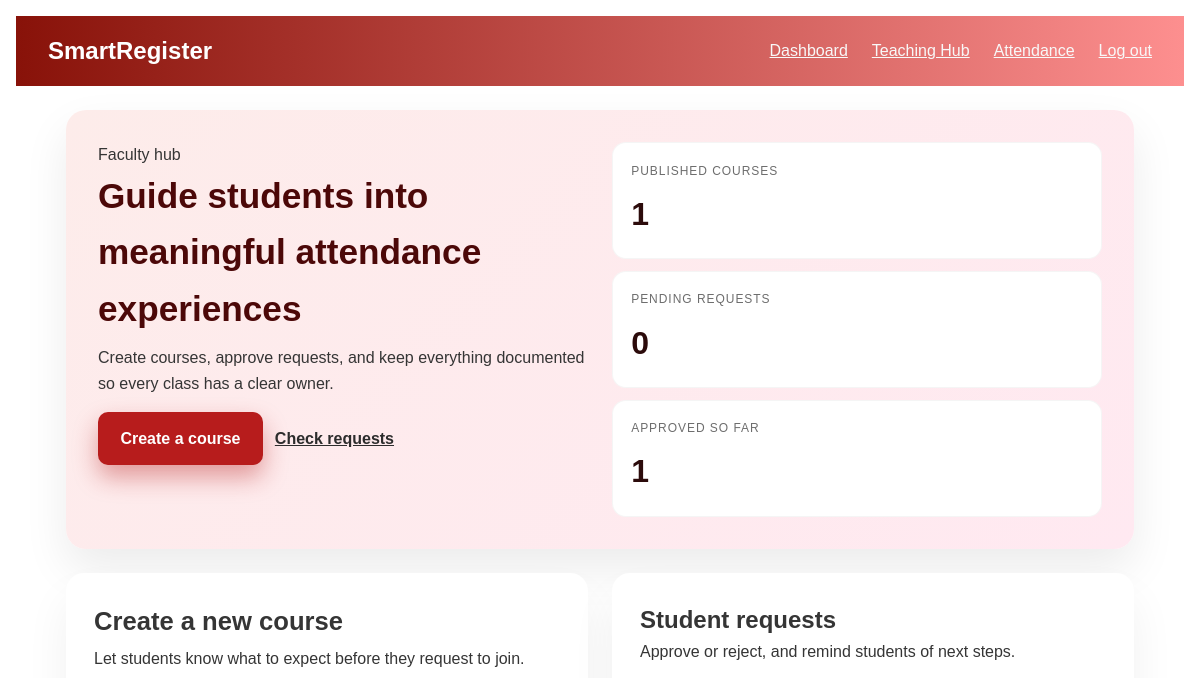
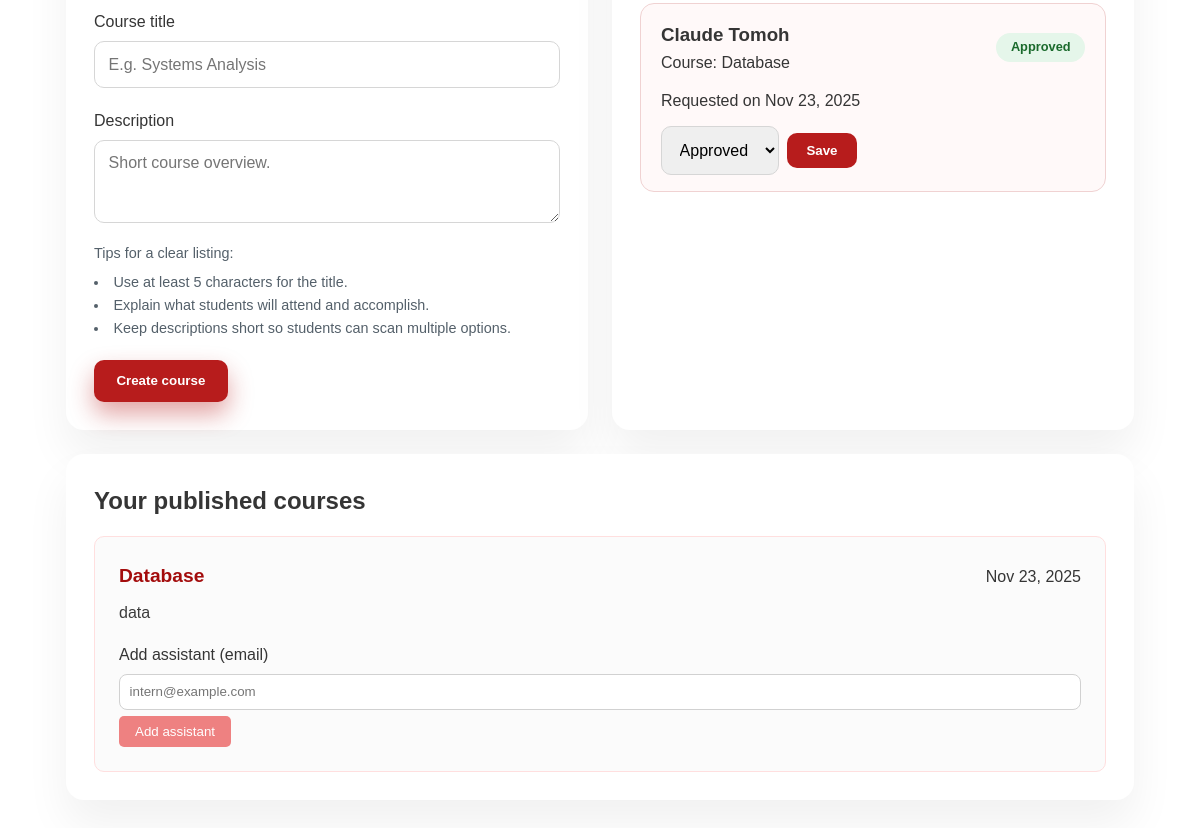
Page /faculty.php (signed in) on the earlier database version (2 pictures, top to bottom).
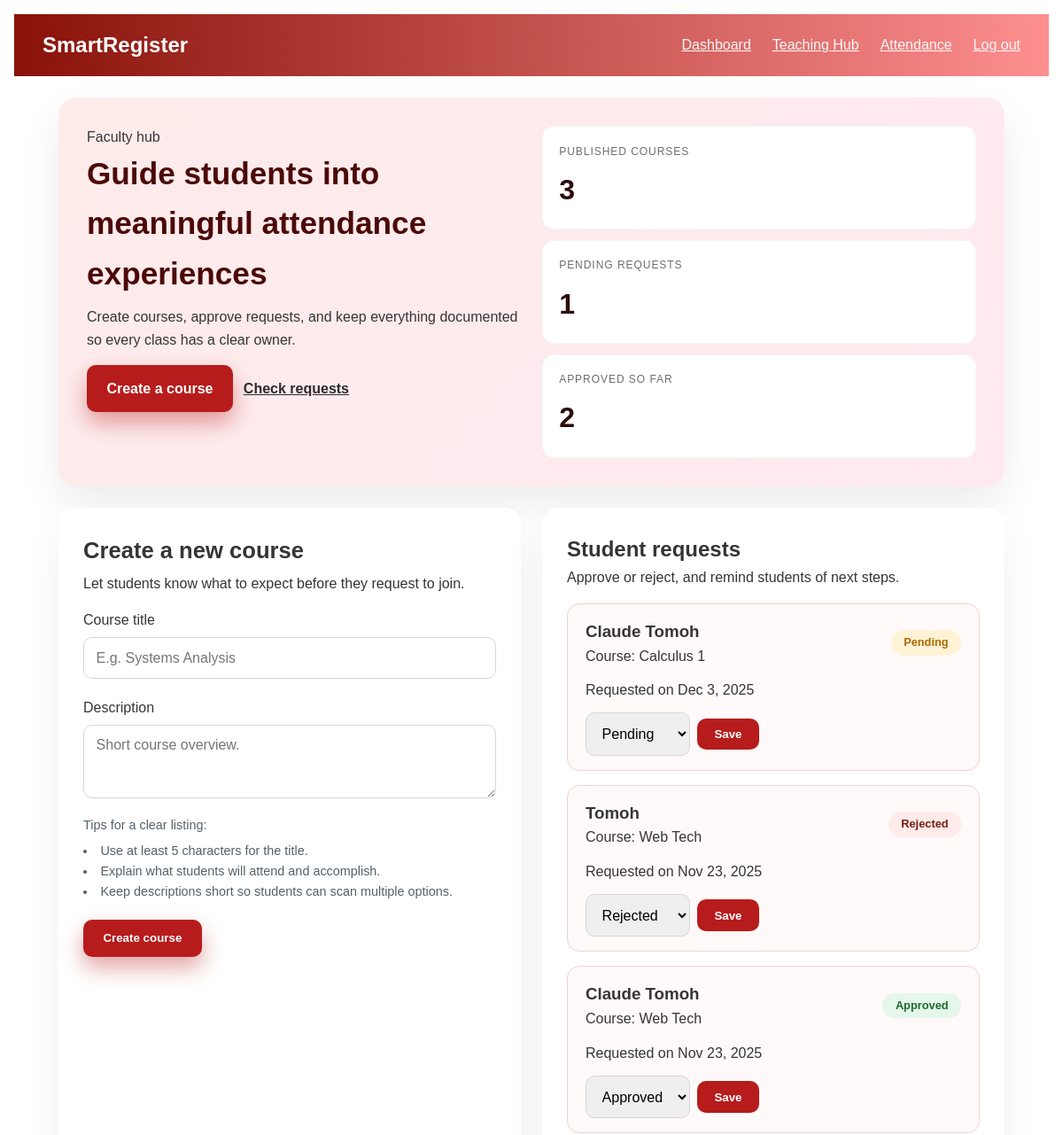
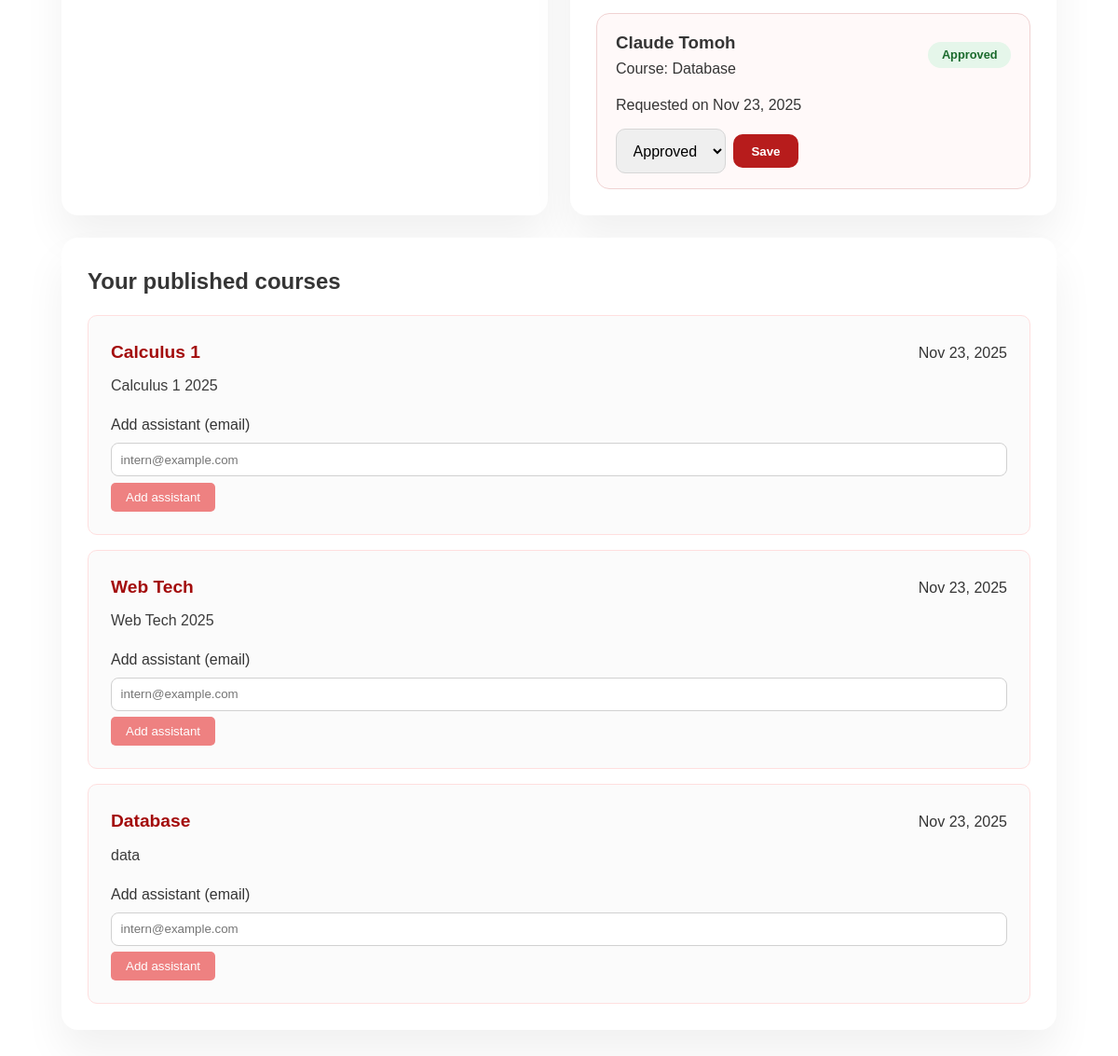
Same page on the later database version (2 pictures, top to bottom).
### tables this page shows
CREATE TABLE courses (
            id INTEGER PRIMARY KEY AUTOINCREMENT,
            title TEXT NOT NULL,
            description TEXT,
            instructor_id INTEGER NOT NULL,
            created_at TEXT NOT NULL DEFAULT CURRENT_TIMESTAMP,
            FOREIGN KEY (instructor_id) REFERENCES users(id) ON DELETE CASCADE
        );

### functions.php (called while the page is built, shortened)
<?php
function escape(string $value): string
{
    return htmlspecialchars($value, ENT_QUOTES, 'UTF-8');
}
function require_login(): array
{
    return $_SESSION['user'];
}
function require_roles(array $roles): array
{
    $user = require_login();
    return $user;
}

### faculty.php (the view, shortened to what the changed rows need)
<?php
require_once __DIR__ . '/config.php';
require_once __DIR__ . '/functions.php';
$user = require_roles(['faculty', 'intern']);
$coursesQuery = 'SELECT id, title, description, created_at FROM courses WHERE instructor_id = :instructor_id ORDER BY created_at DESC';
$courses = $pdo->prepare($coursesQuery);
$courses->execute(['instructor_id' => $user['id']]);
$courseList = $courses->fetchAll(PDO::FETCH_ASSOC);
$requests = $pdo->prepare(
    'SELECT jr.id, jr.status, jr.created_at, c.title, s.name AS student_name
     FROM join_requests jr
     JOIN courses c ON c.id = jr.course_id
     JOIN users s ON s.id = jr.student_id
     WHERE c.instructor_id = :instructor_id
     ORDER BY jr.created_at DESC'
);
$requests->execute(['instructor_id' => $user['id']]);
$requestList = $requests->fetchAll(PDO::FETCH_ASSOC);
$requestCounts = ['pending' => 0, 'approved' => 0, 'rejected' => 0];
foreach ($requestList as $request) {
    $status = $request['status'] ?? 'pending';
    $requestCounts[$status]++;
}
?>
<!DOCTYPE html>
<html lang="en">
<head>
  <link rel="stylesheet" href="style.css" />
</head>
<body>
  <main class="faculty-page">
    <section class="faculty-hero">
      <div class="hero-copy">
        <h1>Guide students into meaningful attendance experiences</h1>
      </div>
      <div class="faculty-stats">
        <article class="stat-card">
          <p class="label">Published courses</p>
          <h2><?php echo count($courseList); ?></h2>
        </article>
        <article class="stat-card">
          <p class="label">Pending requests</p>
          <h2><?php echo $requestCounts['pending']; ?></h2>
        </article>
        <article class="stat-card">
          <p class="label">Approved so far</p>
          <h2><?php echo $requestCounts['approved']; ?></h2>
        </article>
      </div>
    </section>
    <div class="faculty-layout">
      <section class="faculty-card" id="course-form">
        <div class="section-head">
          <h2>Create a new course</h2>
        </div>
      </section>
      <section class="request-board" id="requests">
        <header>
          <h2>Student requests</h2>
        </header>
        <?php if (empty($requestList)): ?>
          <p class="empty-state">No pending requests yet.</p>
        <?php else: ?>
          <div class="request-list">
            <?php foreach ($requestList as $request): ?>
              <article class="request-card">
                <div class="request-card__header">
                  <div>
                    <h3><?php echo escape($request['student_name']); ?></h3>
                    <p class="muted">Course: <?php echo escape($request['title']); ?></p>
                  </div>
                  <span class="badge badge--<?php echo escape($request['status']); ?>"><?php echo escape(ucfirst($request['status'])); ?></span>
                </div>
                <p class="muted">Requested on <?php echo date('M j, Y', strtotime($request['created_at'])); ?></p>
                <form method="POST" class="request-actions">
                  <select name="status">
                    <option value="pending" <?php echo $request['status'] === 'pending' ? 'selected' : ''; ?>>Pending</option>
                    <option value="approved" <?php echo $request['status'] === 'approved' ? 'selected' : ''; ?>>Approved</option>
                    <option value="rejected" <?php echo $request['status'] === 'rejected' ? 'selected' : ''; ?>>Rejected</option>
                  </select>
                  <button type="submit">Save</button>
                </form>
              </article>
            <?php endforeach; ?>
          </div>
        <?php endif; ?>
      </section>
      <section class="course-table">
        <h2>Your published courses</h2>
        <?php if (empty($courseList)): ?>
          <p class="empty-state">You haven’t created any courses yet.</p>
        <?php else: ?>
          <div class="course-list">
            <?php foreach ($courseList as $course): ?>
              <article class="course-card">
                <div class="course-card__top">
                  <strong><?php echo escape($course['title']); ?></strong>
                  <span class="muted"><?php echo date('M j, Y', strtotime($course['created_at'])); ?></span>
                </div>
                <p><?php echo escape($course['description'] ?: 'No description provided.'); ?></p>
                <?php if ($user['role'] === 'faculty'): ?>
                  <form method="POST" class="assistant-form">
                    <label for="assistant-<?php echo (int) $course['id']; ?>">Add assistant (email)</label>
                    <input type="email" id="assistant-<?php echo (int) $course['id']; ?>" name="staff_email" placeholder="intern@example.com" required />
                    <button type="submit">Add assistant</button>
                  </form>
                <?php endif; ?>
              </article>
            <?php endforeach; ?>
          </div>
        <?php endif; ?>
      </section>
    </div>
  </main>
</body>
</html>

Differences in the rows shown:
added courses: title "Calculus 1", created_at "Nov 23, 2025", description "Calculus 1 2025"
added courses: title "Web Tech", created_at "Nov 23, 2025", description "Web Tech 2025"
Other differences:
count($courseList): "1" → "3"
$requestCounts['pending']: "0" → "1"
$requestCounts['approved']: "1" → "2"
new list line: "Claude Tomoh Course: Calculus 1 Pending Requested on Dec 3, 2025 Pending Save"
new list line: "Tomoh Course: Web Tech Rejected Requested on Nov 23, 2025 Rejected Save"
new list line: "Claude Tomoh Course: Web Tech Approved Requested on Nov 23, 2025 Approved Save"
